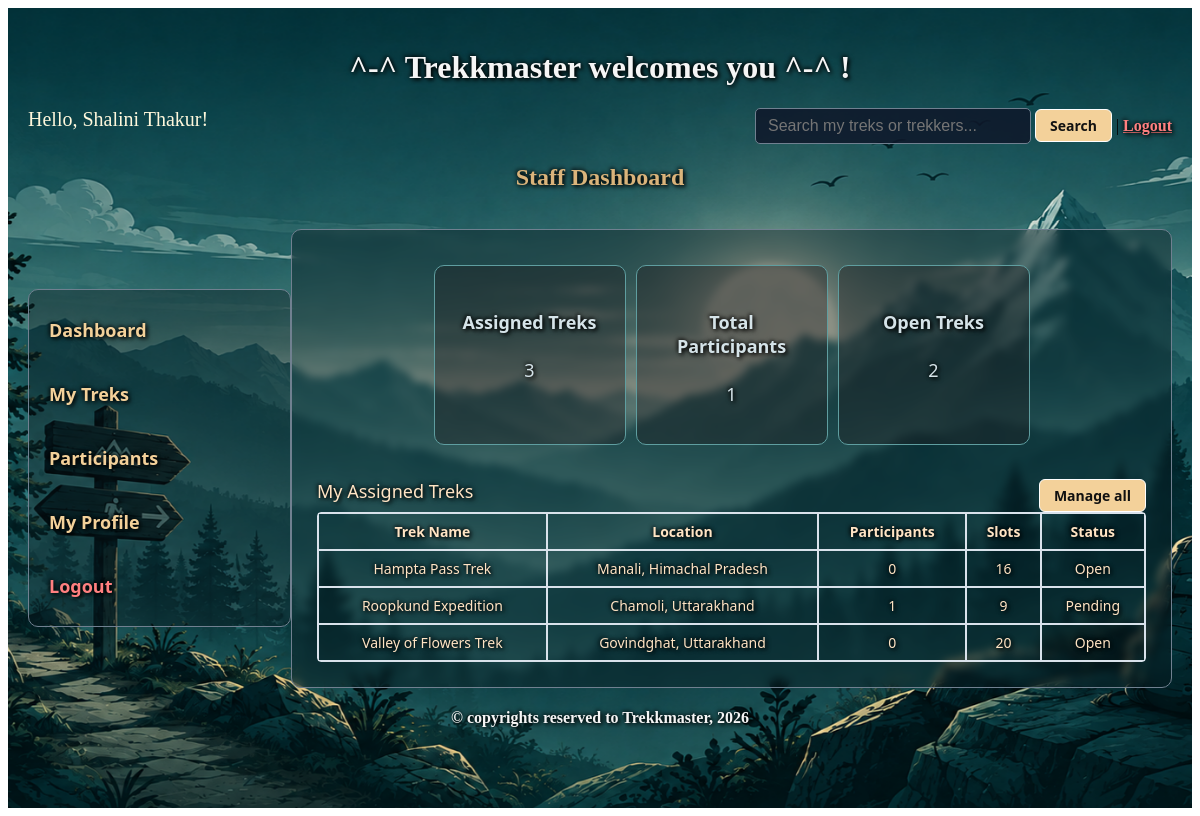
/staff_dash (signed in), run on an earlier commit of the app's database.
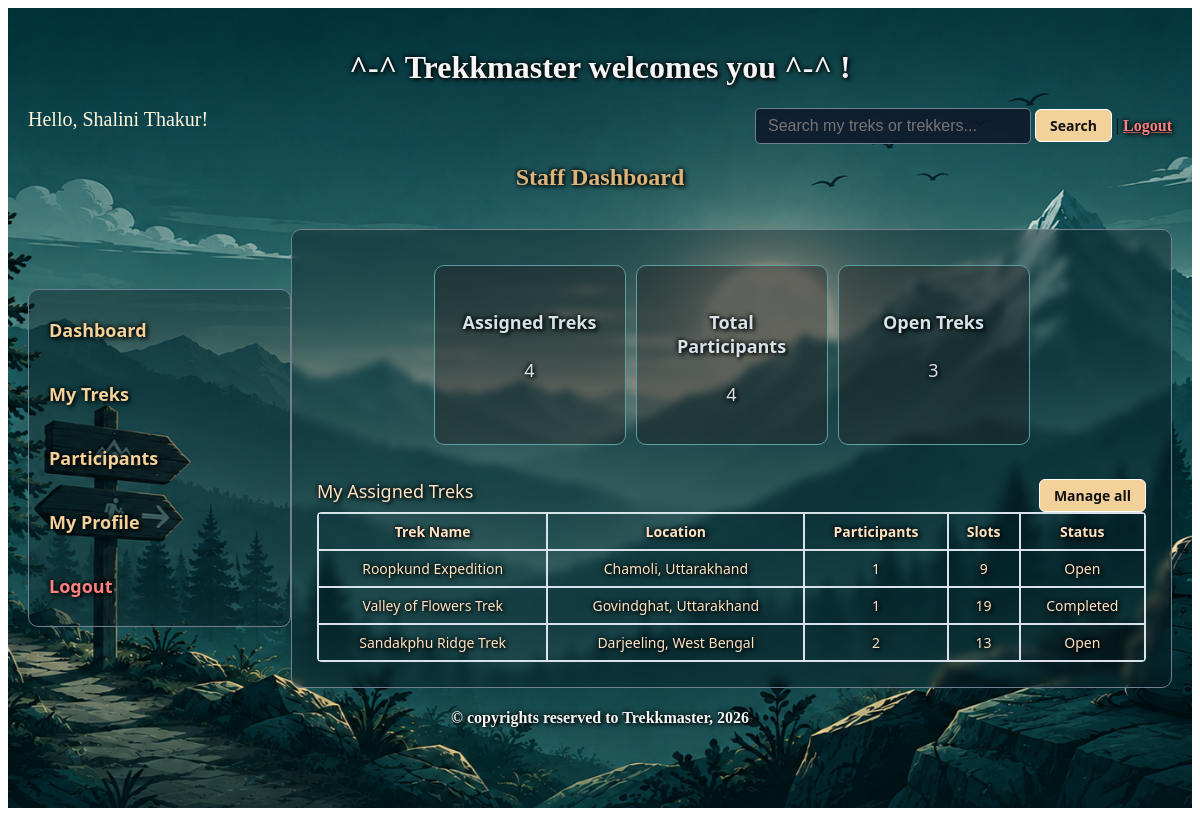
And on a later commit of the database.
### models.py (models this page shows)
class Trek(db.Model):
    __tablename__='trek'
    trek_id = db.Column(db.Integer, primary_key=True, autoincrement=True)
    trek_name = db.Column(db.String, unique = True, nullable = False)
    location = db.Column(db.String, nullable = False)
    difficulty = db.Column(db.Integer, nullable=False, default=0)  #0-easy, 1-moderate, 2- hard
    staff_assigned = db.Column(db.Integer, db.ForeignKey('staff.staff_id'), nullable = False)
    status = db.Column(db.Integer, nullable=False, default=0)  #0-open, 1-closed, 2- completed
    duration = db.Column(db.Integer, nullable = False)
    description = db.Column(db.String, nullable = False)
    av_slots = db.Column(db.Integer, nullable = False)
    st_date = db.Column(db.Date, nullable = False)
    en_date = db.Column(db.Date, nullable = False)
    bookings = db.relationship("Bookings", cascade="all, delete", backref="trek")

### controller.py (the view)
@app.route('/staff_dash')
@login_required
def staff_dash():
    user_id = session.get('user_id')
    if not user_id:
        return redirect(url_for('staff_signin'))
    staff = db.session.query(Staff).filter(Staff.user_id == user_id).first()
    if not staff:
        return redirect(url_for('staff_signin'))
    assigned_treks_query = Trek.query.filter(Trek.assigned_staff == staff, Trek.status.in_([0, 1, 2, 3]))
    total_treks = assigned_treks_query.count()
    assigned_treks = assigned_treks_query.limit(3).all()
    open_treks = Trek.query.filter(Trek.assigned_staff == staff, Trek.status == 1).count()
    trek_ids = [trek.trek_id for trek in assigned_treks]
    total_participants = db.session.query(Bookings).filter(Bookings.trek_id.in_(trek_ids)).count() if trek_ids else 0
    return render_template("staff_dash.html", treks=assigned_treks, total_treks=total_treks, total_participants=total_participants, open_treks=open_treks, staff=staff)

### app.py (called while the page is built)
@login_manager.user_loader
def load_user(user_id):
    return User_Details.query.get(int(user_id))

### templates/staff_dash.html (shortened to what this page needs)
<!DOCTYPE html>
<html lang="en">
<head>
    <link rel="stylesheet" href="/static/main.css">
</head>
<body>
    <div class="container">
        <div class="center">
            <h1>^-^ Trekkmaster welcomes you ^-^ !</h1>
        </div>
        <div style="display: flex; justify-content: space-between;">
            <span style="text-align: left; color: cornsilk; font-size: 20px;">Hello, {{ staff.full_name }}!</span>
            <span style="text-align: right;">
                <form action="{{ url_for('search') }}" method="GET">
                    <input type="text" name="q" placeholder="Search my treks or trekkers..." style="width: 250px">
                    <input type="submit" value="Search"> | <a href="/staff_logout">Logout</a>
                </form>
            </span>
        </div>
        <h2 class="heading">Staff Dashboard</h2>
        <br>
        <div style="display: flex;">
            <div class="sidebar">
                <a href="{{ url_for('staff_dash') }}" class="normal-text-link">Dashboard</a><br>
                <a href="{{ url_for('staff_manage_treks') }}" class="normal-text-link">My Treks</a><br>
                <a href="{{ url_for('staff_participants') }}" class="normal-text-link">Participants</a><br>
                <a href="{{ url_for('staff_profile') }}" class="normal-text-link">My Profile</a><br>
                <a href="/staff_logout" class="normal-text-link">Logout</a>
            </div>
            <div class="dash_style">
                <div style="display:flex; justify-content: center; gap:10px; margin-bottom: 10px; margin-top: 10px;">
                    <div class="single-metrics-card">
                        <h4>Assigned Treks</h4>
                        <p>{{ total_treks }}</p>
                    </div>
                    <div class="single-metrics-card">
                        <h4>Total Participants</h4>
                        <p>{{ total_participants }}</p>
                    </div>
                    <div class="single-metrics-card">
                        <h4>Open Treks</h4>
                        <p>{{ open_treks }}</p>
                    </div>
                </div>
                <br>
                <table class="table" name="Users">
                    <caption>
                        <div style="display: flex; justify-content: space-between; width: 100%">
                            <span style="text-align: left; font-size: 18px;">My Assigned Treks</span> <span
                                style="text-align:right;"><a href="{{ url_for('staff_manage_treks') }}" >
                                    <button type="button">Manage all</button></a></span>
                        </div>
                    </caption>
                    <tr>
                        <th>Trek Name</th>
                        <th>Location</th>
                        <th>Participants</th>
                        <th>Slots</th>
                        <th>Status</th>
                    </tr>
                    {% for trek in treks %}
                    <tr>
                        <td>{{ trek.trek_name }}</td>
                        <td>{{ trek.location }}</td>
                        <td>{{ trek.bookings|length }}</td>
                        <td>{{ trek.av_slots }}</td>
                        <td>
                            {% if trek.status == 0 %}Pending
                            {% elif trek.status == 1 %}Open
                            {% elif trek.status == 2 %}Closed
                            {% elif trek.status == 3 %}Completed
                            {% endif %}
                        </td>
                    </tr>
                    {% else %}
                    <tr>
                        <td colspan="6" style="text-align: center;">No assigned treks found.</td>
                    </tr>
                    {% endfor %}
                </table>
            </div>
        </div>
        <div class="center">
            <h4>&copy; copyrights reserved to Trekkmaster, 2026</h4>
        </div>
    </div>
</body>
</html>

What changed in the data, as far as the page shows it:
no longer on this page (row edited): Trek: trek_name "Hampta Pass Trek", location "Manali, Himachal Pradesh", bookings|length "0", av_slots "16", status "Open"
changed Trek "Roopkund Expedition": status "Pending" → "Open"
changed Trek "Valley of Flowers Trek": bookings|length "0" → "1"; av_slots "20" → "19"; status "Open" → "Completed"
now on this page (row edited): Trek: trek_name "Sandakphu Ridge Trek", location "Darjeeling, West Bengal", bookings|length "2", av_slots "13", status "Open"
Also different on the page:
{{ total_treks }}: "3" → "4"
{{ total_participants }}: "1" → "4"
{{ open_treks }}: "2" → "3"
